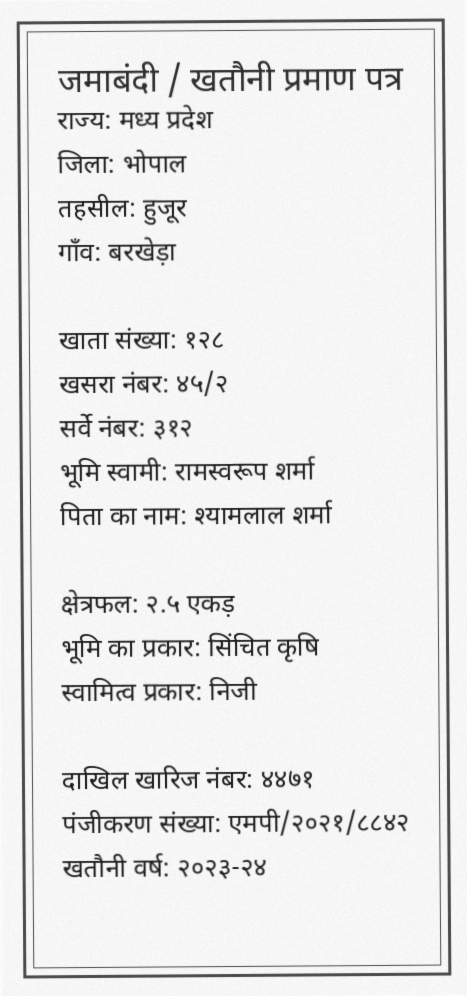
#> input picture extracted/samples/hindi_khatauni_sample.png, 467 x 996 px
$ python make_bad_samples.py
#> lines starting #> are read from the running program, lines starting #| are printed output that depends on the picture
### extracted/landrec/paths.py
"""Path resolution that works both as a normal install and as a frozen .exe.

When packaged with PyInstaller (--onefile), read-only resources (static HTML,
sample documents, the bundled Tesseract) live inside the extracted bundle at
sys._MEIPASS, while writable data (SQLite DB, uploads, signing key) must live
next to the executable so it persists.
"""
import os
import sys


def is_frozen() -> bool:
    return bool(getattr(sys, "frozen", False))


def resource_dir() -> str:
    """Directory holding bundled read-only resources (landrec/, samples/, tesseract/)."""
    if is_frozen():
        return getattr(sys, "_MEIPASS", os.path.dirname(sys.executable))
    # normal install: package dir is .../landrec, so parent is the project root
    return os.path.dirname(os.path.dirname(os.path.abspath(__file__)))


# [5 lines left out: function data_dir, not called in this run]

### extracted/landrec/make_bad_samples.py
#!/usr/bin/env python3
"""Generate test scans that exercise the AI OCR Rescue + routing:
  bad_blank_scan.png   — pure white (0 words -> unreadable -> routed)
  bad_noise_scan.png   — random static noise (garbage -> routed)
  bad_blurry_scan.png  — the Hindi khatauni, heavily blurred + darkened
                         (AI tries to rescue; if it can't -> routed)
"""
import os
import sys

sys.path.insert(0, os.path.dirname(os.path.dirname(os.path.abspath(__file__))))
from landrec import paths  # noqa: E402

import numpy as np  # noqa: E402
import cv2  # noqa: E402

OUT = os.path.join(paths.resource_dir(), "samples")
os.makedirs(OUT, exist_ok=True)


def blank():
    img = np.full((700, 900, 3), 255, dtype=np.uint8)
    cv2.imwrite(os.path.join(OUT, "bad_blank_scan.png"), img)


def noise():
    img = (np.random.rand(700, 900, 3) * 255).astype(np.uint8)
    cv2.imwrite(os.path.join(OUT, "bad_noise_scan.png"), img)
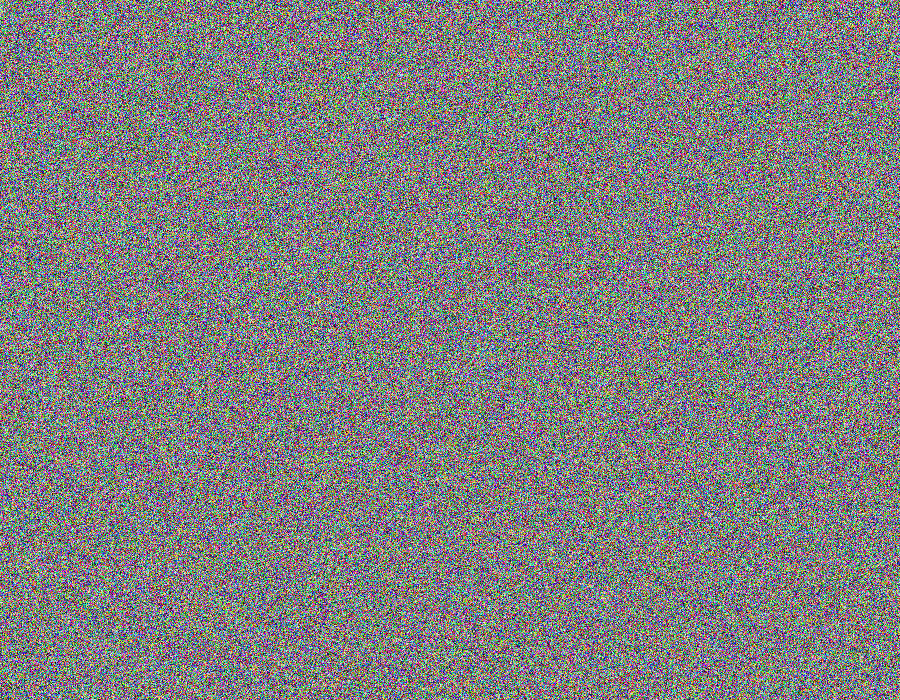
#> saved as bad_noise_scan.png: shape (700, 900, 3); mean B, G, R 127, 127, 127.1


def blurry():
    src = os.path.join(OUT, "hindi_khatauni_sample.png")
    if not os.path.exists(src):
        print("hindi_khatauni_sample.png missing — skipping blurry sample")
        return
    img = cv2.imread(src)
#> img is the input picture: shape (996, 467, 3); min 27, max 253, mean 233.1
    h, w = img.shape[:2]
#> h = 996; w = 467
    # shrink to 25% then upscale with nearest -> destroys fine text
    small = cv2.resize(img, (max(20, w // 4), max(20, h // 4)), interpolation=cv2.INTER_AREA)
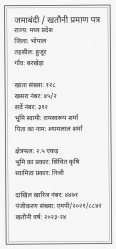
#> small: shape (249, 116, 3); min 58, max 250, mean 233.1
    destroyed = cv2.resize(small, (w, h), interpolation=cv2.INTER_NEAREST)
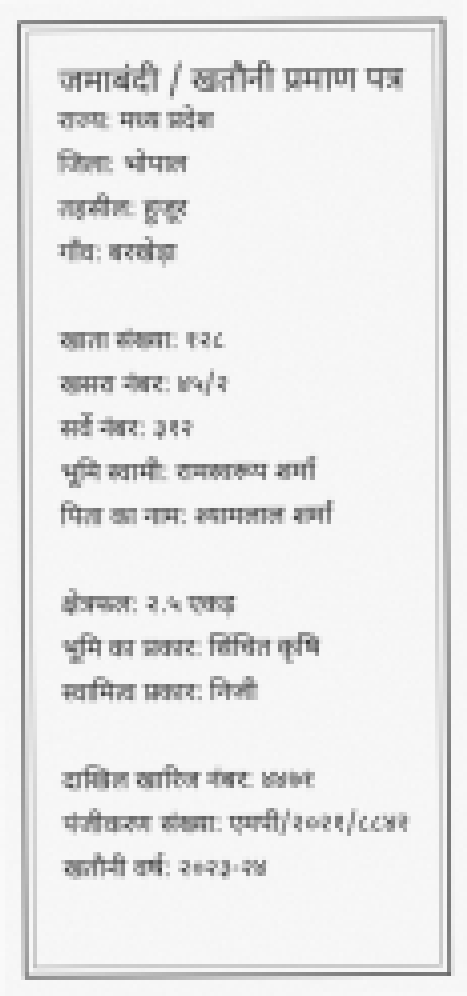
#> destroyed: shape (996, 467, 3); min 58, max 250, mean 233.1
    # heavy gaussian blur + 40% darken
    destroyed = cv2.GaussianBlur(destroyed, (9, 9), 3)
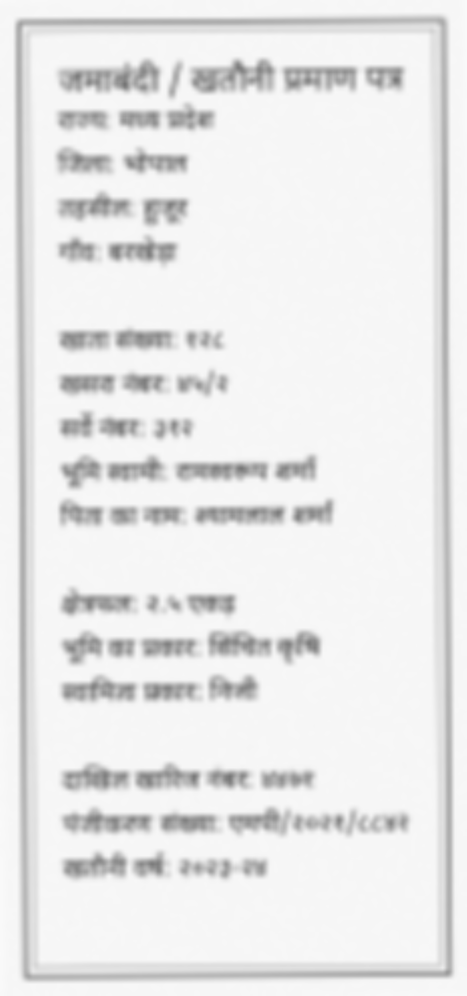
#> destroyed: shape (996, 467, 3); min 118, max 250, mean 233
    destroyed = (destroyed * 0.6).astype(np.uint8)
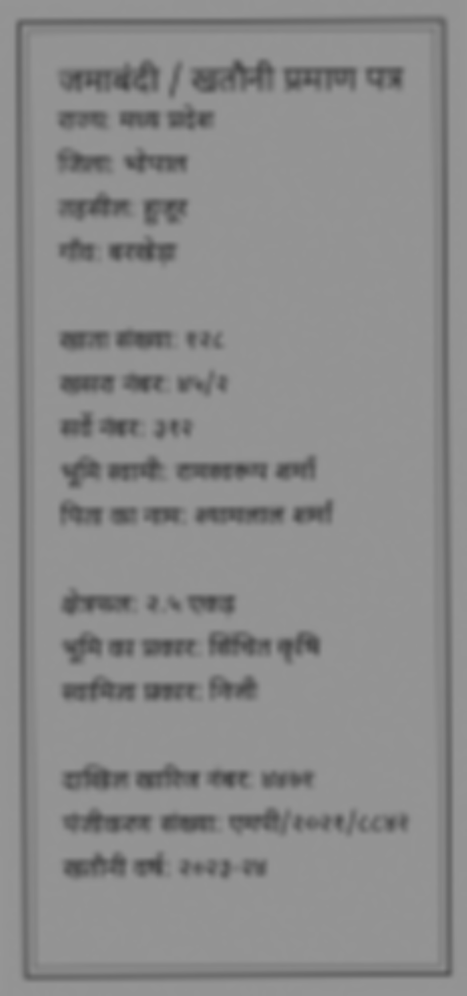
#> destroyed: shape (996, 467, 3); min 70, max 150, mean 139.4
    cv2.imwrite(os.path.join(OUT, "bad_blurry_scan.png"), destroyed)


blank()
noise()
blurry()
print("bad samples written to", OUT)

$ run again, with extracted/samples/english_jamabandi_sample.png copied over extracted/samples/hindi_khatauni_sample.png
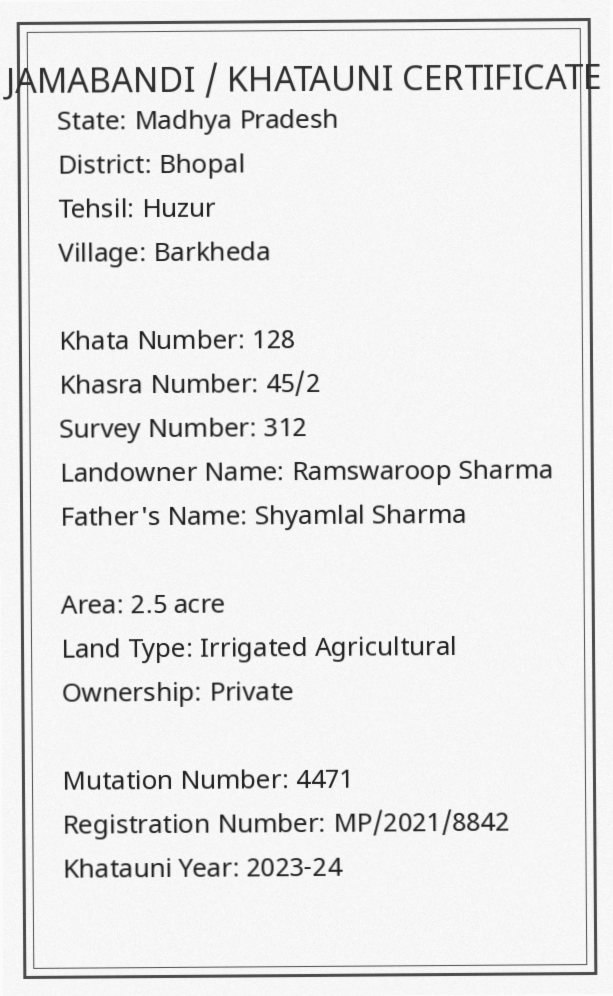
#> input picture extracted/samples/english_jamabandi_sample.png, 613 x 996 px
#> in blurry, img is the input picture: shape (996, 613, 3); min 27, max 253, mean 233.7
#> in blurry, `small = cv2.resize(img, (max(20, w // 4), max(20, h // 4)), interpolat..`:
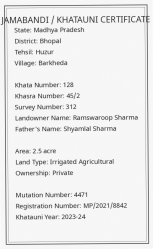
#> small: shape (249, 153, 3); min 54, max 250, mean 233.7
#> in blurry, `destroyed = (destroyed * 0.6).astype(np.uint8)`:
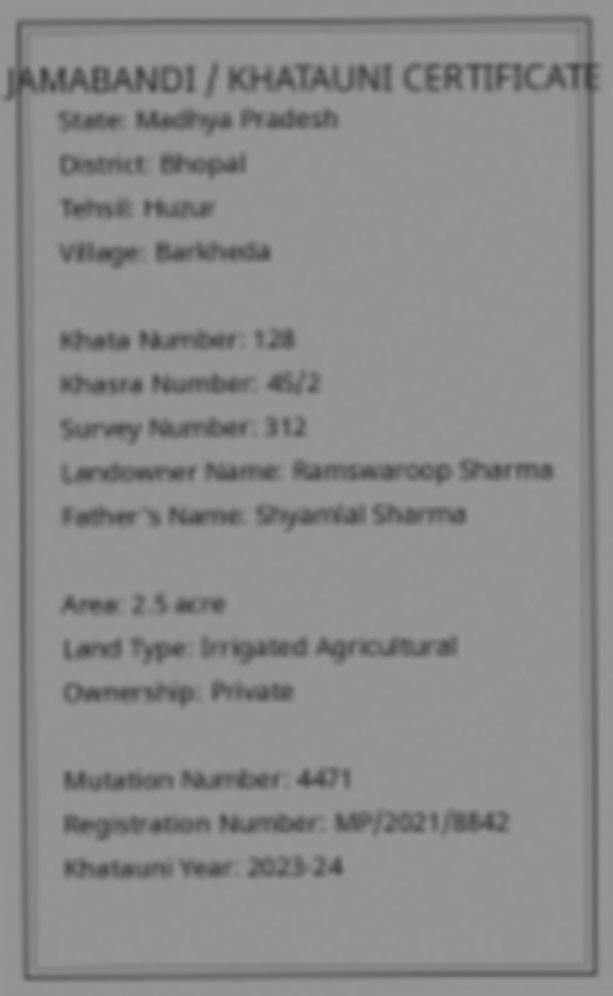
#> destroyed: shape (996, 613, 3); min 66, max 150, mean 139.7

$ run again, with extracted/samples/handwritten_mutation_sample.png copied over extracted/samples/hindi_khatauni_sample.png
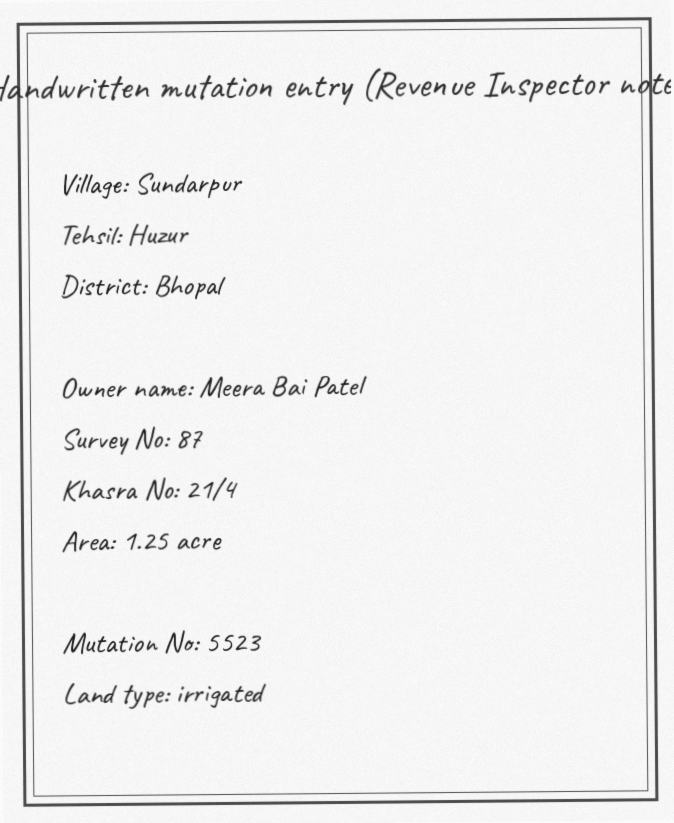
#> input picture extracted/samples/handwritten_mutation_sample.png, 674 x 823 px
#> in blurry, img is the input picture: shape (823, 674, 3); min 30, max 253, mean 239.1
#> in blurry, `small = cv2.resize(img, (max(20, w // 4), max(20, h // 4)), interpolat..`:
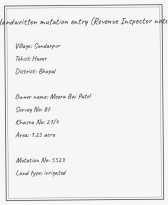
#> small: shape (205, 168, 3); min 78, max 250, mean 239.1
#> in blurry, `destroyed = (destroyed * 0.6).astype(np.uint8)`:
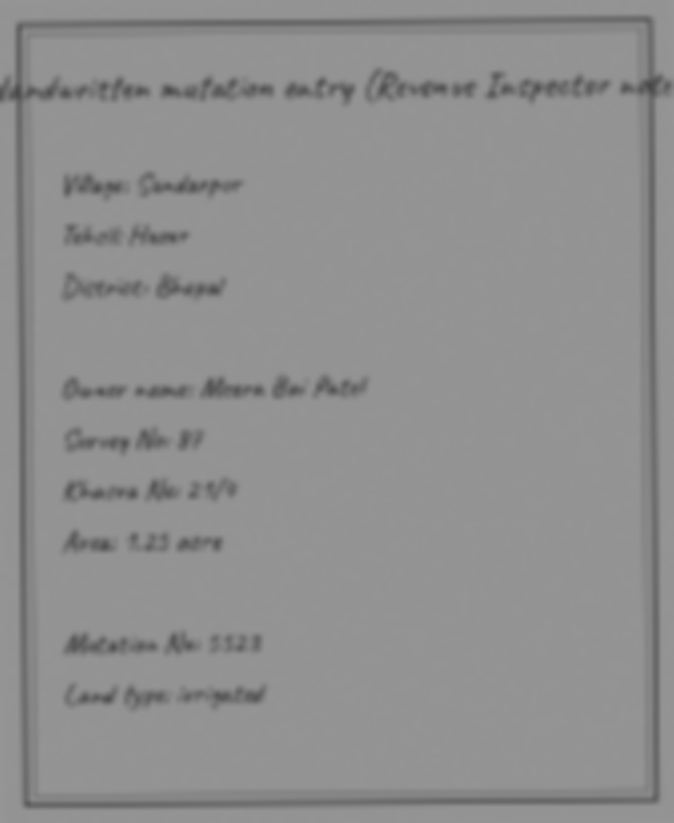
#> destroyed: shape (823, 674, 3); min 72, max 150, mean 143

$ run again, with extracted/samples/khatauni_guroli_2025.png copied over extracted/samples/hindi_khatauni_sample.png
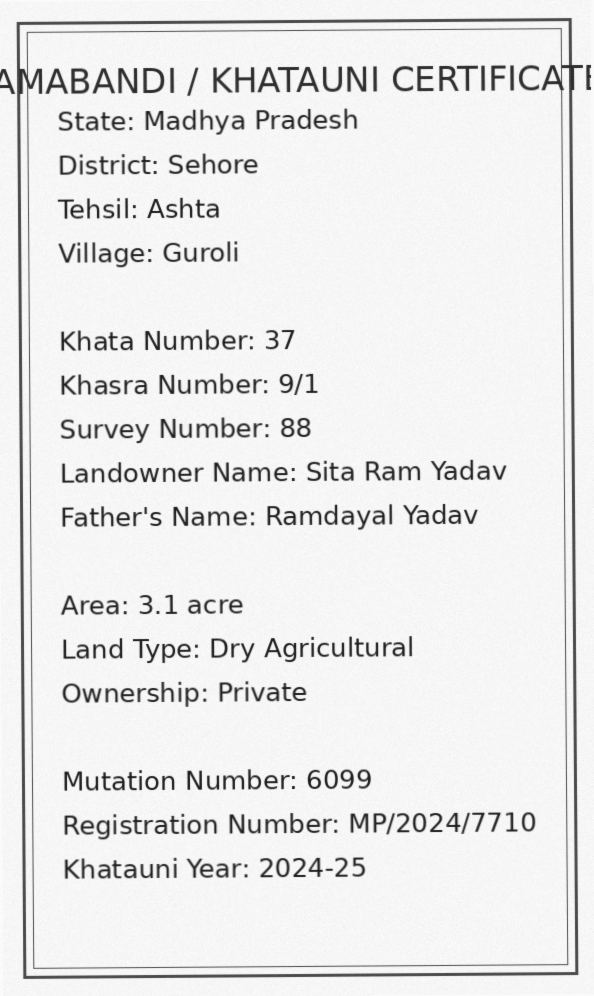
#> input picture extracted/samples/khatauni_guroli_2025.png, 594 x 996 px
#> in blurry, img is the input picture: shape (996, 594, 3); min 28, max 253, mean 233.1
#> in blurry, `small = cv2.resize(img, (max(20, w // 4), max(20, h // 4)), interpolat..`:
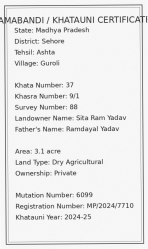
#> small: shape (249, 148, 3); min 51, max 250, mean 233.1
#> in blurry, `destroyed = (destroyed * 0.6).astype(np.uint8)`:
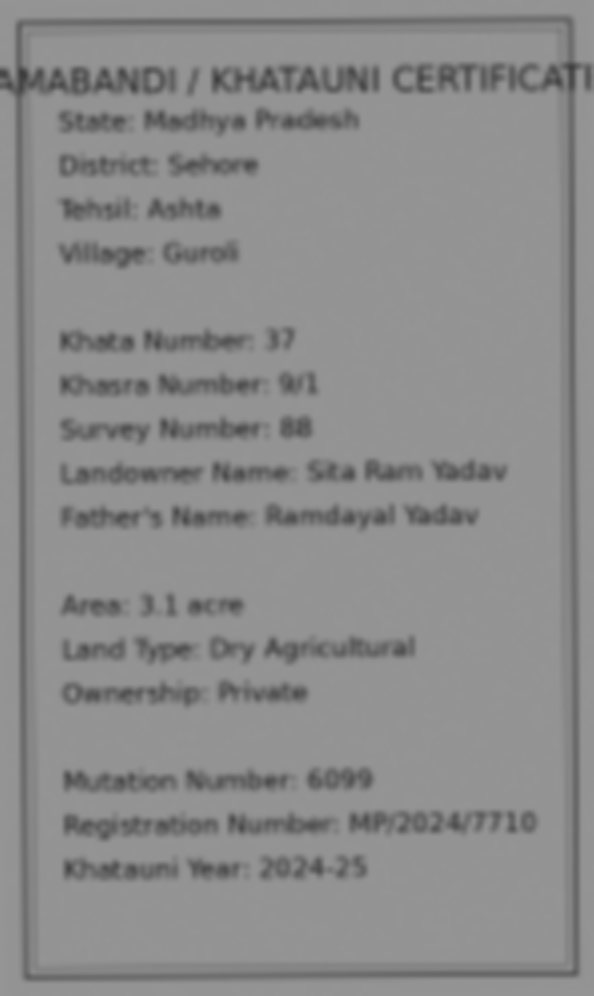
#> destroyed: shape (996, 594, 3); min 60, max 150, mean 139.4
